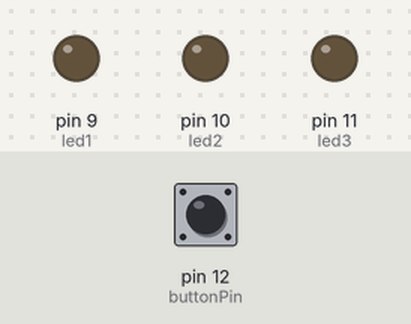
Simulated run of this sketch. Board: Arduino Uno, built with avr-gcc and run on an emulated ATmega328P. On the bench: output pins drawn as LEDs (lit = HIGH). The inputs (shaded band) are chosen by the test bench; at power-on: pin 12 (buttonPin) LOW.

Above: at 1.2 s.
1.3 s: pin 12 (buttonPin) pulled HIGH for 0.15 s
At 1.37 s:
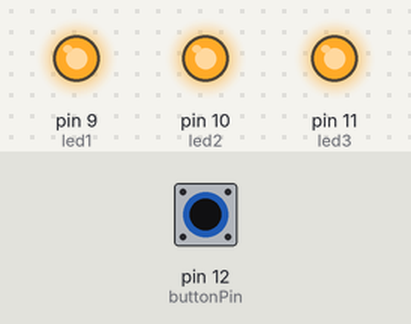
2.9 s: pin 12 (buttonPin) pulled HIGH for 3.2 s
At 6.7 s:
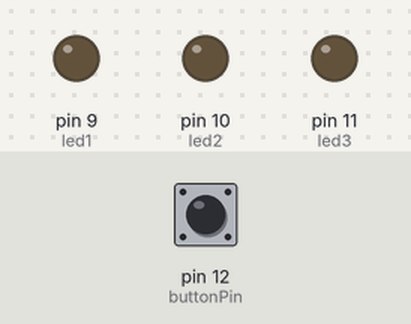
Timing chart, 0 to 8.2 s (numbered marks = the images above; inputs shaded):
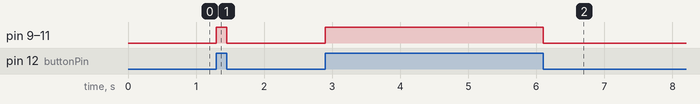

The sketch:

LED_with_button.ino
```cpp
const int buttonPin = 12;
const int led1 = 9;
const int led2 = 10;
const int led3 = 11;

void setup() {
  pinMode(buttonPin, INPUT);
  pinMode(led1, OUTPUT);
  pinMode(led2, OUTPUT);
  pinMode(led3, OUTPUT);
}

void loop() {
  int buttonState = digitalRead(buttonPin);

  if (buttonState == HIGH) {
    digitalWrite(led1, HIGH);
    digitalWrite(led2, HIGH);
    digitalWrite(led3, HIGH);
  } else {
    digitalWrite(led1, LOW);
    digitalWrite(led2, LOW);
    digitalWrite(led3, LOW);
  }
}
```

Measured:
- after the input at 1.3 s, pin 9 (led1), pin 10 (led2), pin 11 (led3): LOW → HIGH at once, → LOW 0.15 s later
- after the input at 2.9 s, pin 9 (led1), pin 10 (led2), pin 11 (led3): LOW → HIGH at once, → LOW 3.2 s later
